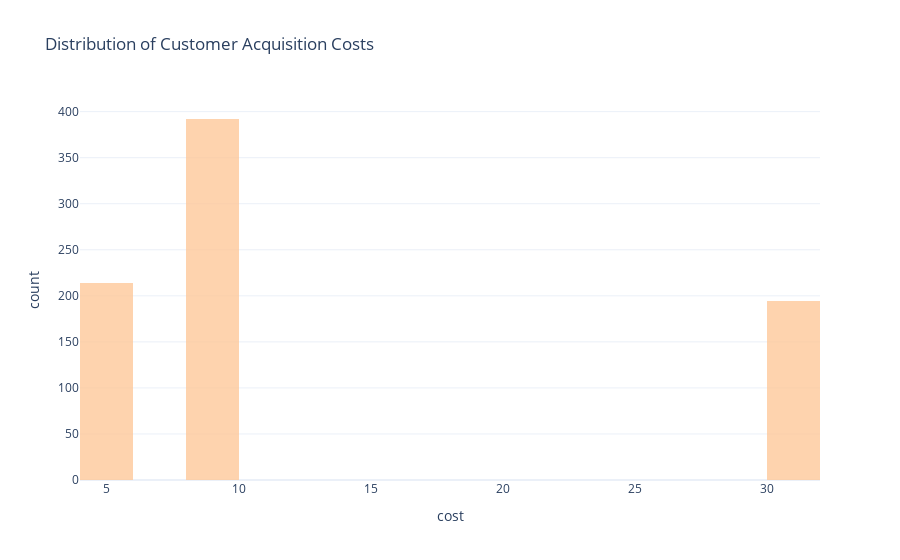

Notebook cell for this chart:
### Markdown cell above
# Visualization for the distribution of Customer Acquisition Costs

### Code cell
fig= px.histogram(data,x="cost",nbins=20,title="Distribution of Customer Acquisition Costs",color_discrete_sequence=["#FEC89A"],  # Custom color for the histogram
    opacity=0.8 )
fig.show()

### Figure 1 — Plotly figure (JSON) as saved in the notebook; plotly's stock layout.template omitted (floating-point values rounded to 4 significant figures; data arrays with more than 128 entries replaced by an {"elided": "..."} marker saying what was removed)
{"data": [{"alignmentgroup": "True", "bingroup": "x", "hovertemplate": "cost=%{x}<br>count=%{y}<extra></extra>", "legendgroup": "", "marker": {"color": "#FEC89A", "opacity": 0.8, "pattern": {"shape": ""}}, "name": "", "nbinsx": 20, "offsetgroup": "", "orientation": "v", "showlegend": false, "type": "histogram", "x": {"elided": "800 float values"}, "xaxis": "x", "yaxis": "y"}], "layout": {"autosize": true, "barmode": "relative", "legend": {"tracegroupgap": 0}, "title": {"text": "Distribution of Customer Acquisition Costs"}, "xaxis": {"anchor": "y", "autorange": true, "domain": [0, 1], "range": [4, 32], "title": {"text": "cost"}, "type": "linear"}, "yaxis": {"anchor": "x", "autorange": true, "domain": [0, 1], "range": [0, 412.6], "title": {"text": "count"}}}}
